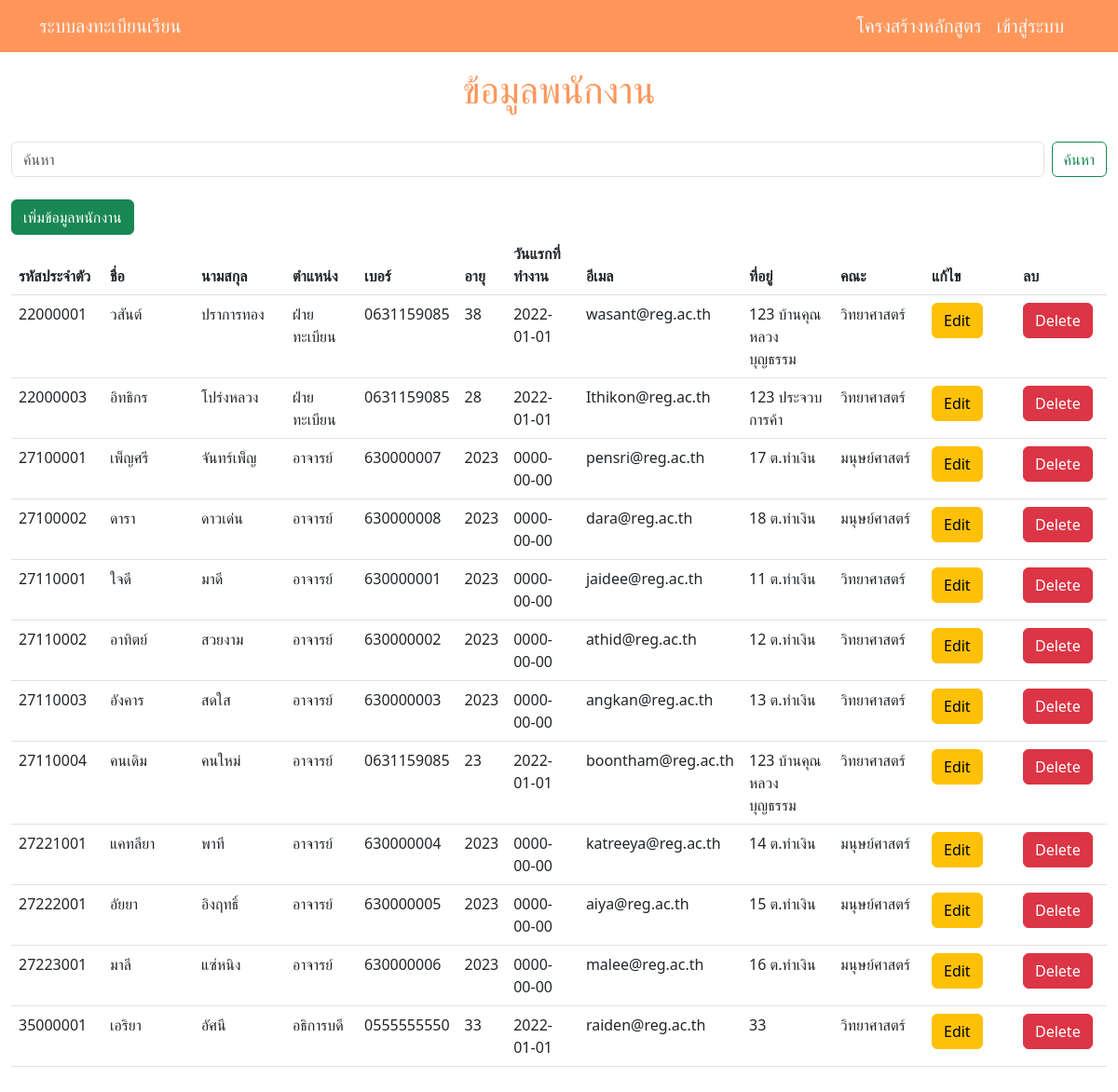
Screenshot of /emp_show.php with the database file from the repository.
### tables this page shows
CREATE TABLE `employee` (
  `user_id` varchar(8) NOT NULL,
  `emp_fname` varchar(30) NOT NULL,
  `emp_lname` varchar(30) NOT NULL,
  `ra_id` varchar(2) NOT NULL,
  `emp_phone` varchar(10) NOT NULL,
  `emp_enroll` date NOT NULL,
  `emp_email` text NOT NULL,
  `emp_address` text NOT NULL,
  `emp_birth` date DEFAULT NULL,
  `fac_id` varchar(8) NOT NULL,
  `emp_gender` varchar(8) NOT NULL
);

CREATE TABLE `faculty` (
  `fac_id` varchar(8) NOT NULL,
  `fac_name` varchar(30) NOT NULL,
  `fac_tel` varchar(30) NOT NULL
);

### emp_show.php (the view, shortened to what this page needs)
<?php
include 'conn.php';
$txtKeyword = "";
?>
<!DOCTYPE html>
<html lang="en">
<head>
    <link href="https://cdn.jsdelivr.net/npm/bootstrap@5.3.0-alpha1/dist/css/bootstrap.min.css" rel="stylesheet">
</head>
<body>
<?php include "navbar.php"; ?>
<div class="container-fluid py-5">
        <br>
        <div class="col-md-auto">
            <h1 class="text-center" style="color: #fe965a;">ข้อมูลพนักงาน</h1><br>
        </div>
        <form class="d-flex" method="get">
        <input class="form-control me-2" type="text" placeholder="ค้นหา" aria-label="Search" name="txtKeyword" value="<?=$txtKeyword?>">
        <button class="btn btn-outline-success" type="submit">ค้นหา</button>
    </form>
    <br>
    <a href="form/emp_addForm.php" class="btn btn-success" >เพิ่มข้อมูลพนักงาน</a>
        <table class="table">
            <thead>
                <tr>
                    <th class="col-1">รหัสประจำตัว</th>
                    <th class="col-1">ชื่อ</th>
                    <th class="col-1">นามสกุล</th>
                    <th>ตำแหน่ง</th>
                    <th>เบอร์</th>
                    <th>อายุ</th>
                    <th>วันแรกที่ทำงาน</th>
                    <th class="col-1">อีเมล</th>
                    <th class="col-1">ที่อยู่</th>
                    <th class="col-1">คณะ</th>
                    <th class="col-1">แก้ไข</th>
                    <th class="col-1">ลบ</th>
                </tr>
            </thead>
            <tbody>
                <?php
                $sql = "SELECT * FROM employee
                INNER JOIN faculty ON
                employee.fac_id = faculty.fac_id
                WHERE (user_id LIKE '%".$_GET["txtKeyword"]."%' or fac_name LIKE '%".$_GET["txtKeyword"]."%' or emp_gender LIKE '%".$_GET["txtKeyword"]."%' )";
                $result = mysqli_query($conn,$sql);
                while ($row = mysqli_fetch_assoc($result)):
                $birthdate = $row['emp_birth'];
                $dob = new DateTime($birthdate);
                $now = new DateTime();
                $diff = $now->diff($dob);
                $age = $diff->y;
                ?>
                <tr>
                    <td>
                        <?php echo $row['user_id']; ?>
                    </td>
                    <td>
                        <?php echo $row['emp_fname']; ?>
                    </td>
                    <td>
                        <?php echo $row['emp_lname']; ?>
                    </td>
                    <td>
                        <?php
                        if($row['ra_id'] == 1){echo 'อาจารย์';}
                        else if($row['ra_id'] == 2){echo 'ฝ่ายทะเบียน';}
                        else if($row['ra_id'] == 3){echo 'อธิการบดี';}
                        ?>
                    </td>
                    <td>
                        <?php echo $row['emp_phone']; ?>
                    </td>
                    <td>
                        <?php echo $age; ?>
                    </td>
                    <td>
                        <?php echo $row['emp_enroll']; ?>
                    </td>
                    <td>
                        <?php echo $row['emp_email']; ?>
                    </td>
                    <td>
                        <?php echo $row['emp_address']; ?>
                    </td>
                    <td>
                        <?php echo $row['fac_name']; ?>
                    </td>
                    <td ><a href="JavaScript:if(confirm('Confirm Edit?')==true){window.location='form/emp_editForm.php?userID=<?php echo $row['user_id'];?>';} "class="btn btn-warning">Edit</a></td>
                    <td ><a href="JavaScript:if(confirm('Confirm Delete?')==true){window.location='funtion/emp_delete.php?userID=<?php echo $row['user_id'];?>';}"class="btn btn-danger">Delete</a></td>
                </tr>
                <?php endwhile; ?>
            </tbody>
        </table>
    </div>
</body>
</html>

### rows the page displays
employee: user_id "22000001", emp_fname "วสันต์", emp_lname "ปราการทอง", shows "ฝ่ายทะเบียน", emp_phone "0631159085", emp_enroll "2022-01-01", emp_email "wasant@reg.ac.th", emp_address "123 บ้านคุณหลวงบุญธรรม", fac.fac_name "วิทยาศาสตร์"
employee: user_id "22000003", emp_fname "อิทธิกร", emp_lname "โปร่งหลวง", shows "ฝ่ายทะเบียน", emp_phone "0631159085", emp_enroll "2022-01-01", emp_email "Ithikon@reg.ac.th", emp_address "123 ประจวบการค้า", fac.fac_name "วิทยาศาสตร์"
employee: user_id "27100001", emp_fname "เพ็ญศรี", emp_lname "จันทร์เพ็ญ", shows "อาจารย์", emp_phone "630000007", emp_enroll "0000-00-00", emp_email "pensri@reg.ac.th", emp_address "17 ต.ท่าเงิน", fac.fac_name "มนุษย์ศาสตร์"
employee: user_id "27100002", emp_fname "ดารา", emp_lname "ดาวเด่น", shows "อาจารย์", emp_phone "630000008", emp_enroll "0000-00-00", emp_email "dara@reg.ac.th", emp_address "18 ต.ท่าเงิน", fac.fac_name "มนุษย์ศาสตร์"
employee: user_id "27110001", emp_fname "ใจดี", emp_lname "มาดี", shows "อาจารย์", emp_phone "630000001", emp_enroll "0000-00-00", emp_email "jaidee@reg.ac.th", emp_address "11 ต.ท่าเงิน", fac.fac_name "วิทยาศาสตร์"
employee: user_id "27110002", emp_fname "อาทิตย์", emp_lname "สวยงาม", shows "อาจารย์", emp_phone "630000002", emp_enroll "0000-00-00", emp_email "athid@reg.ac.th", emp_address "12 ต.ท่าเงิน", fac.fac_name "วิทยาศาสตร์"
employee: user_id "27110003", emp_fname "อังคาร", emp_lname "สดใส", shows "อาจารย์", emp_phone "630000003", emp_enroll "0000-00-00", emp_email "angkan@reg.ac.th", emp_address "13 ต.ท่าเงิน", fac.fac_name "วิทยาศาสตร์"
employee: user_id "27110004", emp_fname "คนเดิม", emp_lname "คนใหม่", shows "อาจารย์", emp_phone "0631159085", emp_enroll "2022-01-01", emp_email "boontham@reg.ac.th", emp_address "123 บ้านคุณหลวงบุญธรรม", fac.fac_name "วิทยาศาสตร์"
employee: user_id "27221001", emp_fname "แคทลียา", emp_lname "พาที", shows "อาจารย์", emp_phone "630000004", emp_enroll "0000-00-00", emp_email "katreeya@reg.ac.th", emp_address "14 ต.ท่าเงิน", fac.fac_name "มนุษย์ศาสตร์"
employee: user_id "27222001", emp_fname "อัยยา", emp_lname "อิงฤทธิ์", shows "อาจารย์", emp_phone "630000005", emp_enroll "0000-00-00", emp_email "aiya@reg.ac.th", emp_address "15 ต.ท่าเงิน", fac.fac_name "มนุษย์ศาสตร์"
employee: user_id "27223001", emp_fname "มาลี", emp_lname "แซ่หนิง", shows "อาจารย์", emp_phone "630000006", emp_enroll "0000-00-00", emp_email "malee@reg.ac.th", emp_address "16 ต.ท่าเงิน", fac.fac_name "มนุษย์ศาสตร์"
employee: user_id "35000001", emp_fname "เอริยา", emp_lname "อัศนี", shows "อธิการบดี", emp_phone "0555555550", emp_enroll "2022-01-01", emp_email "raiden@reg.ac.th", emp_address "33", fac.fac_name "วิทยาศาสตร์"
